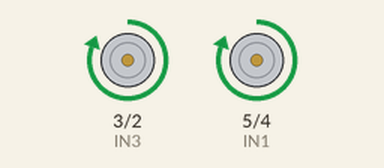
This sketch was run on a simulated Arduino Uno, built with avr-gcc and run on an emulated ATmega328P. Parts: motor-driver pin pairs drawn as motors (green arrow = first pin HIGH = forward, orange = second pin HIGH = backward, longer = more drive).

Above: at 1.0 s.
At 5.0 s:
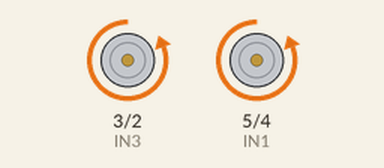
At 7.0 s:
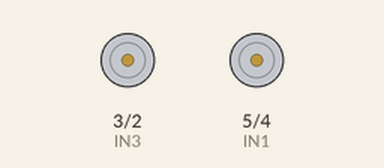
Timing chart, 0 to 10.4 s (numbered marks = the images above):
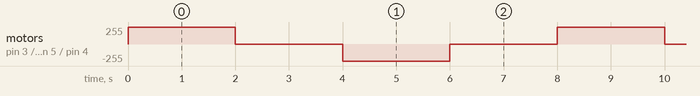

The sketch:

Bluetooth_car_with_Arduino_Nano.ino
```cpp
// *** DECLARAMOS LAS VARIABLES QUE VAMOS A UTILIZAR   ***
// Variables que indican los pines para el motor A, por comodidad a la hora de conectar, le vamos a poner los mismos nombres que tiene la placa del L298N
int IN1 = 5;
int IN2 = 4;

// Variables que indican los pines para el motor B, por comodidad a la hora de conectar, le vamos a poner los mismos nombres que tiene la placa del L298N
int IN3 = 3;
int IN4 = 2;


void setup() {
  // Los tres pines que controlan el motor A
  pinMode (IN1, OUTPUT);
  pinMode (IN2, OUTPUT);

  // Los tres pines que controlan el motor B
  pinMode (IN3, OUTPUT);
  pinMode (IN4, OUTPUT);
}

void loop() {
    Adelante ();
    delay (2000);
    Parar ();
    delay (2000);
    Atras ();
    delay (2000);
    Parar ();
    delay (2000);
}


// *************** Función para ir hacia delante ************
void Adelante ()
{
 // Para controlar el motor A
 digitalWrite (IN1, HIGH);
 digitalWrite (IN2, LOW);

 // Para controlar el motor B
 digitalWrite (IN3, HIGH);
 digitalWrite (IN4, LOW);
}

// ************** Función para ir hacia atras ***************
void Atras ()
{
 // Para controlar el motor A
 digitalWrite (IN1, LOW);
 digitalWrite (IN2, HIGH);

 // Para controlar el motor B
 digitalWrite (IN3, LOW);
 digitalWrite (IN4, HIGH);
}


// ************** Función para parar ***************
void Parar ()
{
 //Direccion motor A
 digitalWrite (IN1, LOW);
 digitalWrite (IN2, LOW);
 //Direccion motor B
 digitalWrite (IN3, LOW);
 digitalWrite (IN4, LOW);
}
```

Measured:
- by itself, motor on pin 3 (IN3) / pin 2 (IN4), motor on pin 5 (IN1) / pin 4 (IN2): repeats every 8.0 s: stopped 2.0 s, backward 255/255 2.0 s, stopped 2.0 s, forward 255/255 2.0 s
